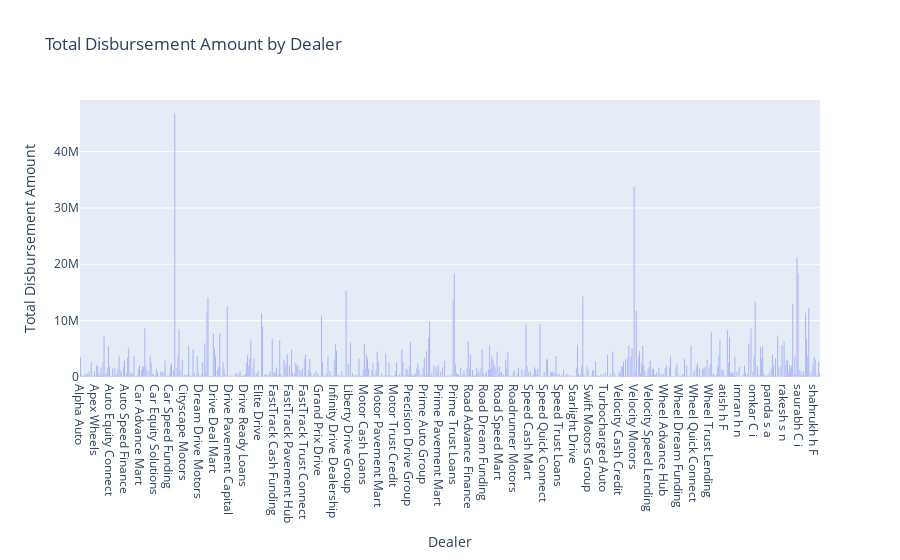

Here is the notebook cell this chart was saved with:
### Code cell
# Group by dealer and calculate the total disbursement amount
dealer_disbursement = df.groupby('dealer')['disb_amount'].sum().reset_index()

# Create a bar chart using matplotlib
plt.figure(figsize=(10, 6))
plt.bar(dealer_disbursement['dealer'], dealer_disbursement['disb_amount'], color='skyblue')
plt.title('Total Disbursement Amount by Dealer')
plt.xlabel('Dealer')
plt.ylabel('Total Disbursement Amount')
plt.xticks(rotation=45)
plt.tight_layout()
plt.show()

# Create a bar chart using Plotly Express
plt.figure(figsize=(10, 10))
fig = px.bar(dealer_disbursement, x='dealer', y='disb_amount', title='Total Disbursement Amount by Dealer')
fig.update_layout(xaxis_title='Dealer', yaxis_title='Total Disbursement Amount')
fig.show()

### Figure 1 — Plotly figure (JSON) as saved in the notebook; plotly's stock layout.template omitted (floating-point values rounded to 4 significant figures; data arrays with more than 128 entries replaced by an {"elided": "..."} marker saying what was removed)
{"data": [{"hovertemplate": "dealer=%{x}<br>disb_amount=%{y}<extra></extra>", "legendgroup": "", "marker": {"color": "#636efa", "pattern": {"shape": ""}}, "name": "", "orientation": "v", "showlegend": false, "textposition": "auto", "type": "bar", "x": {"elided": "691 str values"}, "xaxis": "x", "y": {"elided": "691 int values"}, "yaxis": "y"}], "layout": {"barmode": "relative", "legend": {"tracegroupgap": 0}, "title": {"text": "Total Disbursement Amount by Dealer"}, "xaxis": {"anchor": "y", "domain": [0, 1], "title": {"text": "Dealer"}}, "yaxis": {"anchor": "x", "domain": [0, 1], "title": {"text": "Total Disbursement Amount"}}}}
